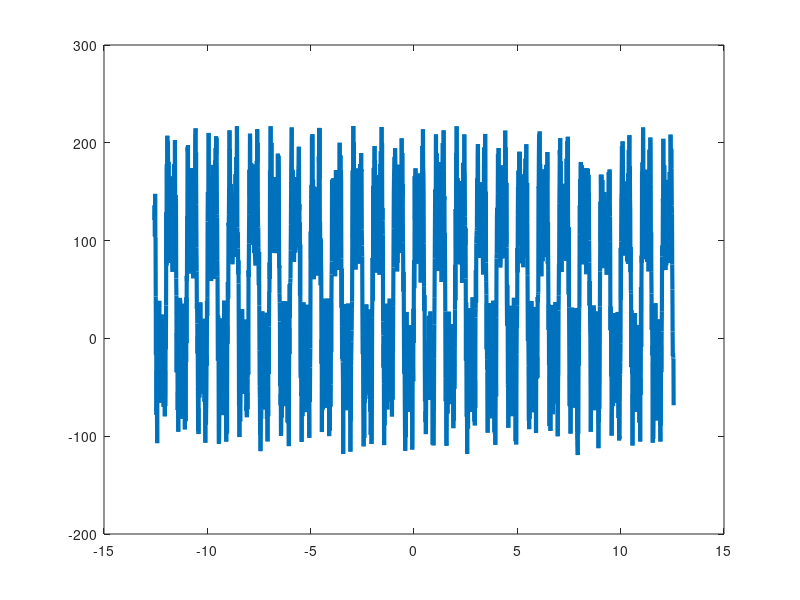

Recreate this plot in MATLAB.

t = -4*pi:0.01:4*pi;

x1 = 100*sin(2*pi*t);  

x3 = 50*sin(2*pi*3*t);

x5 = 35*sin(2*pi*5*t);

gurultu = 100*rand(1, length(x1));

toplamIsaret = (x1+x3+x5+gurultu);

plot(t, toplamIsaret, 'linewidth', 3);